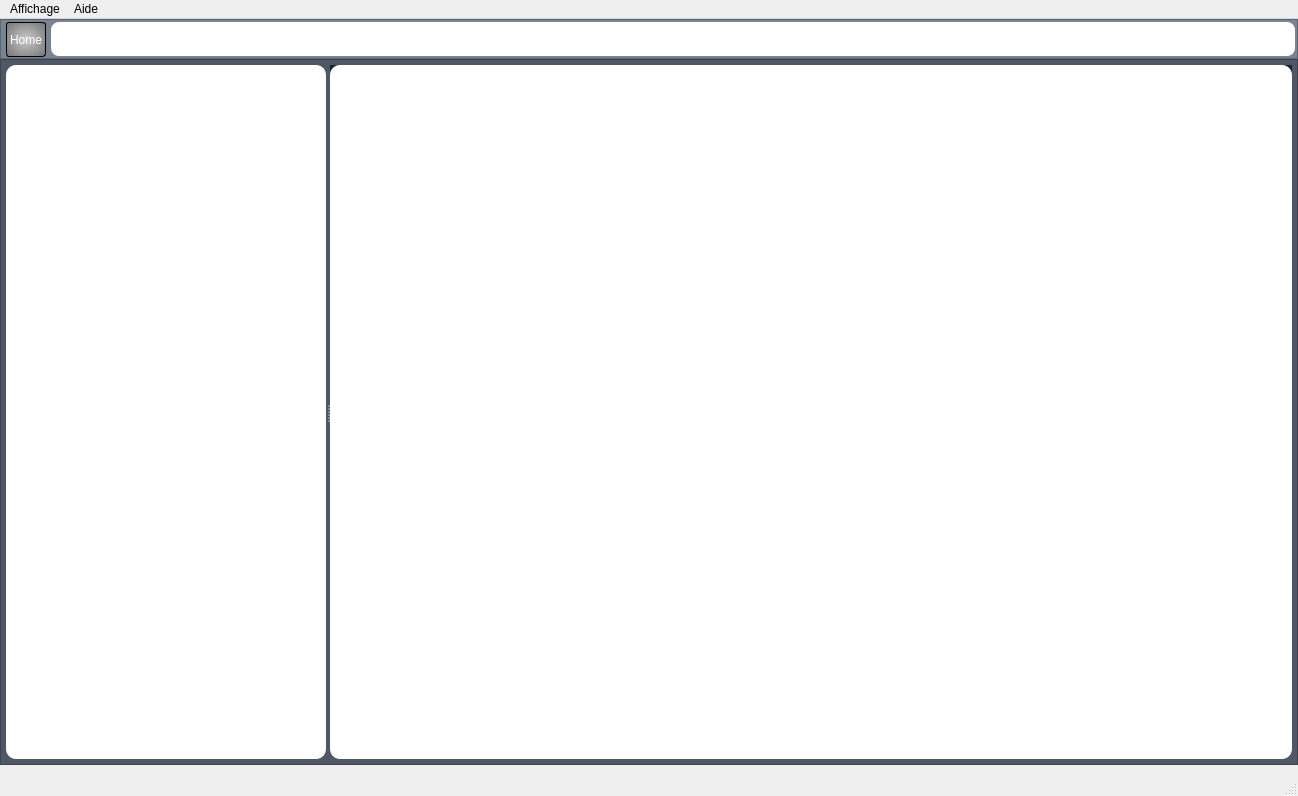
<?xml version="1.0" encoding="UTF-8"?>
<ui version="4.0">
 <class>Explorer</class>
 <widget class="QMainWindow" name="Explorer">
  <property name="geometry">
   <rect>
    <x>0</x>
    <y>0</y>
    <width>1298</width>
    <height>796</height>
   </rect>
  </property>
  <property name="windowTitle">
   <string>Explorer</string>
  </property>
  <widget class="QWidget" name="centralwidget">
   <layout class="QVBoxLayout" name="verticalLayout">
    <property name="spacing">
     <number>0</number>
    </property>
    <property name="leftMargin">
     <number>0</number>
    </property>
    <property name="topMargin">
     <number>0</number>
    </property>
    <property name="rightMargin">
     <number>0</number>
    </property>
    <item>
     <widget class="QFrame" name="frame_top">
      <property name="minimumSize">
       <size>
        <width>0</width>
        <height>40</height>
       </size>
      </property>
      <property name="maximumSize">
       <size>
        <width>16777215</width>
        <height>40</height>
       </size>
      </property>
      <property name="styleSheet">
       <string notr="true">background-color: rgb(120, 131, 148);</string>
      </property>
      <property name="frameShape">
       <enum>QFrame::StyledPanel</enum>
      </property>
      <property name="frameShadow">
       <enum>QFrame::Raised</enum>
      </property>
      <layout class="QHBoxLayout" name="horizontalLayout">
       <property name="spacing">
        <number>5</number>
       </property>
       <property name="leftMargin">
        <number>5</number>
       </property>
       <property name="topMargin">
        <number>2</number>
       </property>
       <property name="rightMargin">
        <number>2</number>
       </property>
       <property name="bottomMargin">
        <number>2</number>
       </property>
       <item>
        <widget class="QPushButton" name="pb_home">
         <property name="minimumSize">
          <size>
           <width>40</width>
           <height>35</height>
          </size>
         </property>
         <property name="maximumSize">
          <size>
           <width>40</width>
           <height>16777215</height>
          </size>
         </property>
         <property name="styleSheet">
          <string notr="true">background-color:qradialgradient(spread:pad, cx:0.5, cy:0.5, radius:0.89, fx:0.5, fy:0.5, stop:0 rgba(202, 202, 202, 255), stop:1 rgba(93, 93, 93, 255));
color: rgb(255, 255, 255);
border-radius:3px;

border-style:solid;
border-width:1px;
border-color:rgb(0, 0, 0);</string>
         </property>
         <property name="text">
          <string>Home</string>
         </property>
        </widget>
       </item>
       <item>
        <widget class="QTextEdit" name="textEdit">
         <property name="styleSheet">
          <string notr="true">background-color: rgb(255, 255, 255);
border-radius:8px;</string>
         </property>
        </widget>
       </item>
      </layout>
     </widget>
    </item>
    <item>
     <widget class="QFrame" name="frame_main">
      <property name="minimumSize">
       <size>
        <width>0</width>
        <height>0</height>
       </size>
      </property>
      <property name="styleSheet">
       <string notr="true">background-color: rgb(80, 87, 100);</string>
      </property>
      <property name="frameShape">
       <enum>QFrame::StyledPanel</enum>
      </property>
      <property name="frameShadow">
       <enum>QFrame::Raised</enum>
      </property>
      <layout class="QHBoxLayout" name="horizontalLayout_3">
       <property name="spacing">
        <number>0</number>
       </property>
       <property name="leftMargin">
        <number>5</number>
       </property>
       <property name="topMargin">
        <number>5</number>
       </property>
       <property name="rightMargin">
        <number>5</number>
       </property>
       <property name="bottomMargin">
        <number>5</number>
       </property>
       <item>
        <widget class="QSplitter" name="splitter">
         <property name="midLineWidth">
          <number>3</number>
         </property>
         <property name="orientation">
          <enum>Qt::Horizontal</enum>
         </property>
         <widget class="QTreeView" name="treeView">
          <property name="minimumSize">
           <size>
            <width>200</width>
            <height>0</height>
           </size>
          </property>
          <property name="maximumSize">
           <size>
            <width>320</width>
            <height>16777215</height>
           </size>
          </property>
          <property name="styleSheet">
           <string notr="true">background-color: rgb(255, 255, 255);
border-radius:10px;</string>
          </property>
          <property name="editTriggers">
           <set>QAbstractItemView::CurrentChanged|QAbstractItemView::DoubleClicked|QAbstractItemView::EditKeyPressed|QAbstractItemView::SelectedClicked</set>
          </property>
          <property name="tabKeyNavigation">
           <bool>true</bool>
          </property>
         </widget>
         <widget class="QStackedWidget" name="stackedWidget">
          <property name="styleSheet">
           <string notr="true">background-color: qlineargradient(spread:pad, x1:0.493, y1:0, x2:0.492925, y2:0.972, stop:0 rgba(24, 37, 54, 255), stop:1 rgba(81, 88, 100, 255));</string>
          </property>
          <property name="currentIndex">
           <number>0</number>
          </property>
          <widget class="QWidget" name="page">
           <layout class="QHBoxLayout" name="horizontalLayout_2">
            <property name="leftMargin">
             <number>0</number>
            </property>
            <property name="topMargin">
             <number>0</number>
            </property>
            <property name="rightMargin">
             <number>0</number>
            </property>
            <property name="bottomMargin">
             <number>0</number>
            </property>
            <item>
             <widget class="QListView" name="listView">
              <property name="styleSheet">
               <string notr="true">background-color: rgb(255, 255, 255);
border-radius:10px;</string>
              </property>
              <property name="editTriggers">
               <set>QAbstractItemView::CurrentChanged|QAbstractItemView::DoubleClicked|QAbstractItemView::EditKeyPressed</set>
              </property>
              <property name="tabKeyNavigation">
               <bool>true</bool>
              </property>
             </widget>
            </item>
           </layout>
          </widget>
          <widget class="QWidget" name="page">
           <layout class="QVBoxLayout" name="verticalLayout_2">
            <property name="spacing">
             <number>5</number>
            </property>
            <property name="leftMargin">
             <number>10</number>
            </property>
            <property name="topMargin">
             <number>0</number>
            </property>
            <property name="rightMargin">
             <number>10</number>
            </property>
            <property name="bottomMargin">
             <number>0</number>
            </property>
            <item>
             <widget class="QFrame" name="frame_3">
              <property name="minimumSize">
               <size>
                <width>0</width>
                <height>100</height>
               </size>
              </property>
              <property name="maximumSize">
               <size>
                <width>16777215</width>
                <height>100</height>
               </size>
              </property>
              <property name="styleSheet">
               <string notr="true">background-color: rgb(255, 255, 255);
border-radius:10px;

</string>
              </property>
              <property name="frameShape">
               <enum>QFrame::StyledPanel</enum>
              </property>
              <property name="frameShadow">
               <enum>QFrame::Raised</enum>
              </property>
             </widget>
            </item>
            <item>
             <widget class="QFrame" name="frame">
              <property name="styleSheet">
               <string notr="true">background-color: rgb(255, 255, 255);
border-radius:10px;

</string>
              </property>
              <property name="frameShape">
               <enum>QFrame::StyledPanel</enum>
              </property>
              <property name="frameShadow">
               <enum>QFrame::Raised</enum>
              </property>
             </widget>
            </item>
            <item>
             <widget class="QFrame" name="frame_2">
              <property name="styleSheet">
               <string notr="true">background-color: rgb(255, 255, 255);
border-radius:10px;

</string>
              </property>
              <property name="frameShape">
               <enum>QFrame::StyledPanel</enum>
              </property>
              <property name="frameShadow">
               <enum>QFrame::Raised</enum>
              </property>
             </widget>
            </item>
           </layout>
          </widget>
         </widget>
        </widget>
       </item>
      </layout>
     </widget>
    </item>
   </layout>
  </widget>
  <widget class="QMenuBar" name="menubar">
   <property name="geometry">
    <rect>
     <x>0</x>
     <y>0</y>
     <width>1298</width>
     <height>26</height>
    </rect>
   </property>
   <widget class="QMenu" name="menuAffichage">
    <property name="title">
     <string>Affichage</string>
    </property>
   </widget>
   <widget class="QMenu" name="menuAide">
    <property name="title">
     <string>Aide</string>
    </property>
   </widget>
   <addaction name="menuAffichage"/>
   <addaction name="menuAide"/>
  </widget>
  <widget class="QStatusBar" name="statusbar"/>
 </widget>
 <resources/>
 <connections/>
</ui>
